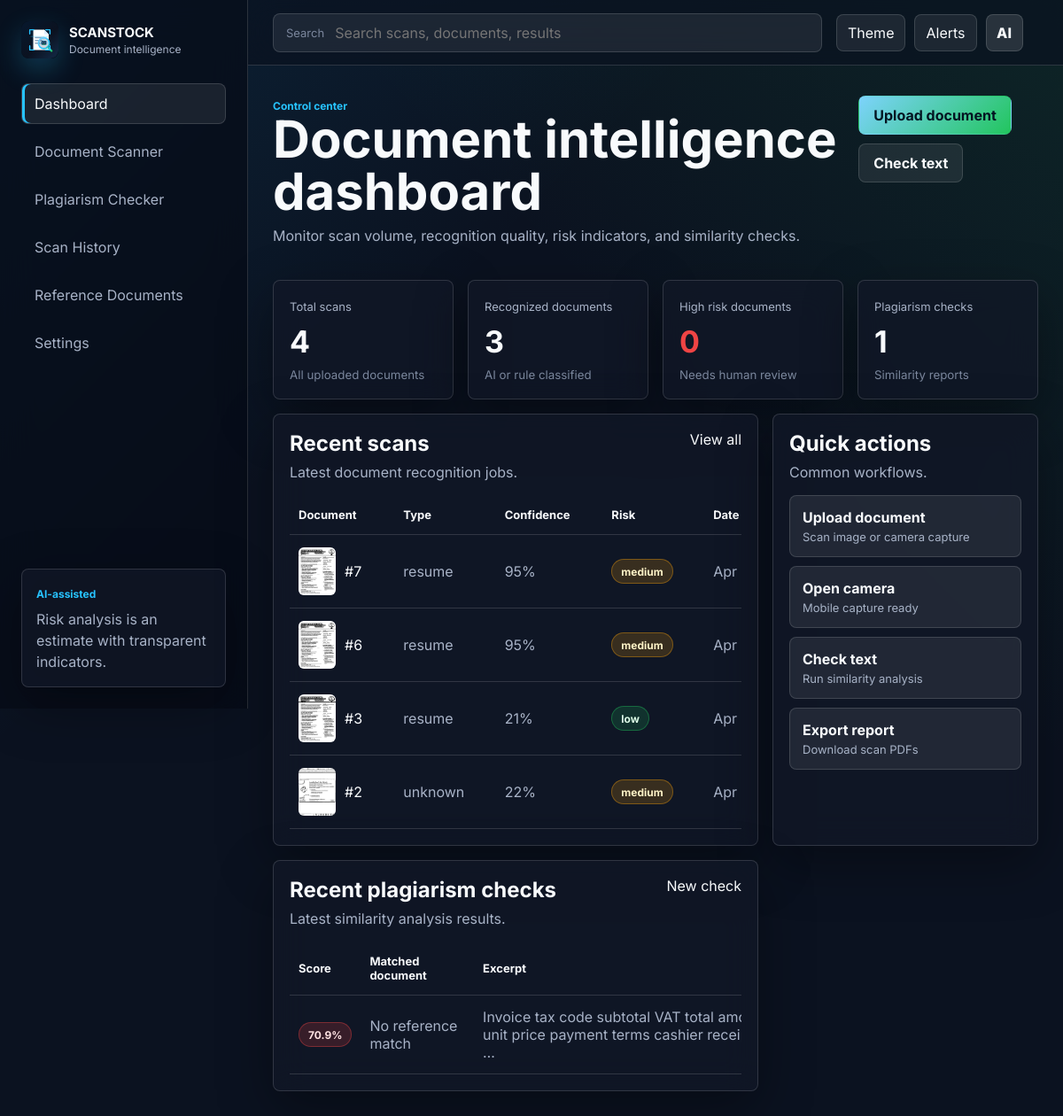
Page /dashboard/ on the earlier database version.
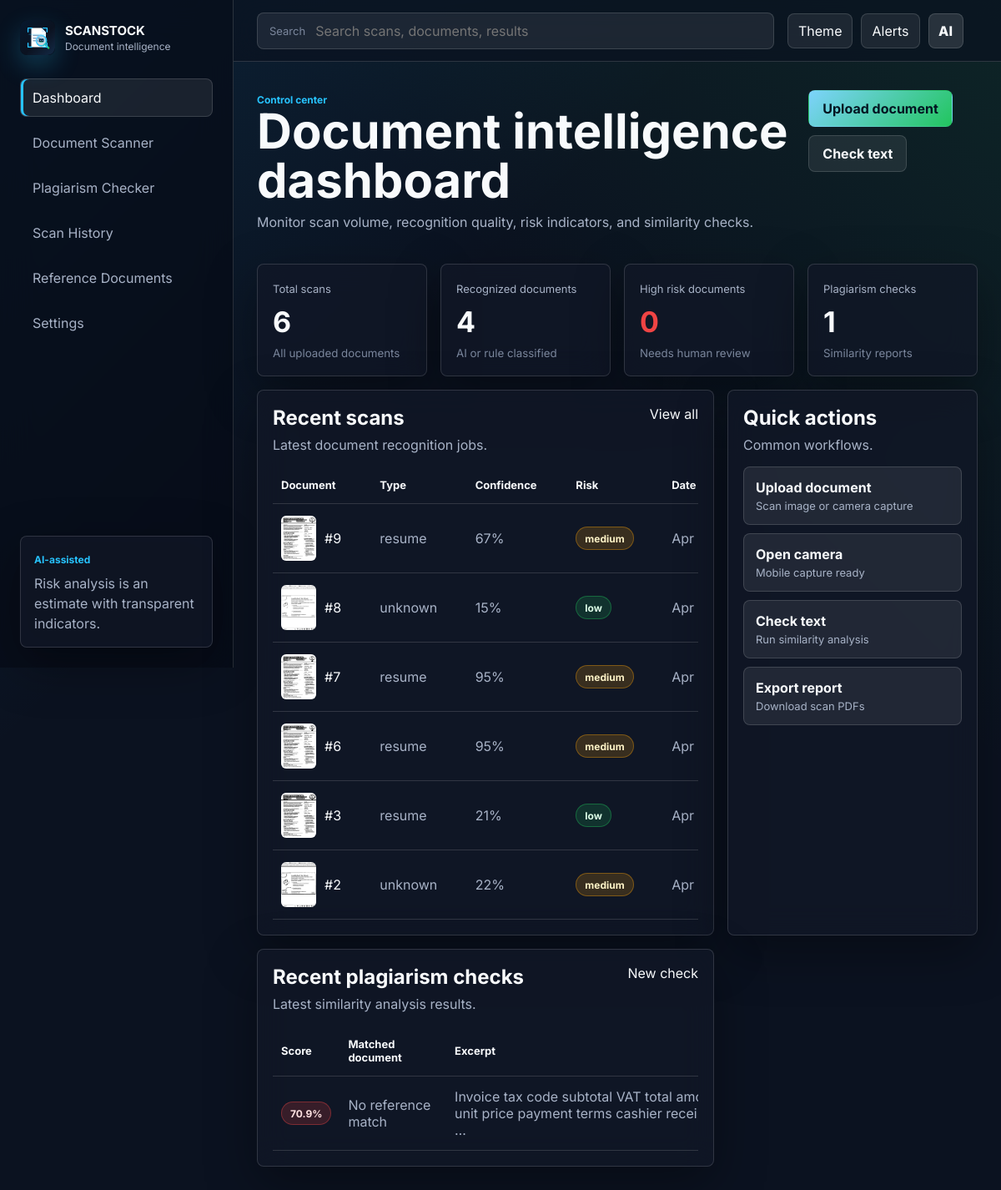
Same page on the later database version.
### scanner/models.py (models this page shows, shortened)
class ScanJob(models.Model):
    class Status(models.TextChoices):
        PENDING = "pending", "Pending"
        DONE = "done", "Done"
        FAILED = "failed", "Failed"
    class RiskLevel(models.TextChoices):
        LOW = "low", "Low"
        MEDIUM = "medium", "Medium"
        HIGH = "high", "High"
        UNKNOWN = "unknown", "Unknown"
    DOCUMENT_STATUS = [
        ("pending", "Pending"),
        ("done", "Done"),
        ("failed", "Failed"),
    ]
    original_image = models.ImageField(upload_to="scanner/originals/")
    scanned_image = models.ImageField(upload_to="scanner/results/", null=True, blank=True)
    pdf_file = models.FileField(upload_to="scanner/pdfs/", null=True, blank=True)
    ocr_text = models.TextField(blank=True)
    document_type = models.CharField(max_length=100, blank=True)
    document_confidence = models.FloatField(default=0)
    fake_risk_score = models.FloatField(default=0)
    fake_risk_level = models.CharField(max_length=50, blank=True)
    fake_reasons = models.JSONField(default=list, blank=True)
    quality_info = models.JSONField(default=dict, blank=True)
    boundary_info = models.JSONField(default=dict, blank=True)
    ocr_info = models.JSONField(default=dict, blank=True)
    classification_info = models.JSONField(default=dict, blank=True)
    manual_review_recommended = models.BooleanField(default=False)
    status = models.CharField(max_length=20, choices=Status.choices, default=Status.PENDING)
    error_message = models.TextField(blank=True)
    created_at = models.DateTimeField(auto_now_add=True)
    updated_at = models.DateTimeField(auto_now=True)

### plagiarism/models.py (models this page shows, shortened)
class PlagiarismCheck(models.Model):
    input_text = models.TextField()
    similarity_percent = models.FloatField(default=0)
    matched_document = models.ForeignKey(
        ReferenceDocument,
        on_delete=models.SET_NULL,
        null=True,
        blank=True,
        related_name="checks",
    )
    matched_excerpt = models.TextField(blank=True)
    fuzzy_score = models.FloatField(default=0)
    tfidf_score = models.FloatField(default=0)
    created_at = models.DateTimeField(auto_now_add=True)
    class Meta:
        ordering = ["-created_at"]

### scanstock/views.py (the view)
# urls.py: path("dashboard/", views.dashboard, name="dashboard"),
def dashboard(request):
    total_scans = ScanJob.objects.count()
    recognized_documents = ScanJob.objects.exclude(document_type__in=["", "unknown"]).count()
    high_risk_documents = ScanJob.objects.filter(fake_risk_level="high").count()
    plagiarism_checks = PlagiarismCheck.objects.count()
    context = {
        "stats": {
            "total_scans": total_scans,
            "recognized_documents": recognized_documents,
            "high_risk_documents": high_risk_documents,
            "plagiarism_checks": plagiarism_checks,
        },
        "recent_scans": ScanJob.objects.order_by("-created_at")[:6],
        "recent_checks": PlagiarismCheck.objects.select_related("matched_document").order_by("-created_at")[:6],
    }
    return render(request, "dashboard.html", context)

### templates/dashboard.html (shortened to what this page needs)
{% extends "base.html" %}
{% block content %}
<div class="page-heading">
  <div>
    <span class="eyebrow">Control center</span>
    <h1>Document intelligence dashboard</h1>
    <p>Monitor scan volume, recognition quality, risk indicators, and similarity checks.</p>
  </div>
  <div class="page-actions">
    <a class="btn btn-primary" href="{% url 'scanner-page' %}">Upload document</a>
    <a class="btn btn-secondary" href="{% url 'plagiarism-page' %}">Check text</a>
  </div>
</div>
<div class="stats-grid">
  <article class="stat-card"><span>Total scans</span><strong>{{ stats.total_scans }}</strong><small>All uploaded documents</small></article>
  <article class="stat-card"><span>Recognized documents</span><strong>{{ stats.recognized_documents }}</strong><small>AI or rule classified</small></article>
  <article class="stat-card danger"><span>High risk documents</span><strong>{{ stats.high_risk_documents }}</strong><small>Needs human review</small></article>
  <article class="stat-card"><span>Plagiarism checks</span><strong>{{ stats.plagiarism_checks }}</strong><small>Similarity reports</small></article>
</div>
<div class="dashboard-grid">
  <section class="panel panel-large">
    <div class="panel-header">
      <div><h2>Recent scans</h2><p>Latest document recognition jobs.</p></div>
      <a href="{% url 'history' %}">View all</a>
    </div>
    <div class="table-wrap">
      <table class="data-table">
        <thead><tr><th>Document</th><th>Type</th><th>Confidence</th><th>Risk</th><th>Date</th></tr></thead>
        <tbody>
          {% for scan in recent_scans %}
          <tr>
            <td><div class="doc-cell">{% if scan.scanned_image %}<img src="{{ scan.scanned_image.url }}" alt="scan thumbnail">{% else %}<span class="thumb-empty"></span>{% endif %}<span>#{{ scan.id }}</span></div></td>
            <td>{{ scan.document_type|default:"unknown" }}</td>
            <td>{% widthratio scan.document_confidence 1 100 %}%</td>
            <td><span class="badge risk-{{ scan.fake_risk_level|default:'unknown' }}">{{ scan.fake_risk_level|default:"unknown" }}</span></td>
            <td>{{ scan.created_at|date:"M d, Y H:i" }}</td>
          </tr>
          {% empty %}
          <tr><td colspan="5"><div class="empty-state">No scan jobs yet. Upload a document to begin.</div></td></tr>
          {% endfor %}
        </tbody>
      </table>
    </div>
  </section>
  <section class="panel">
    <div class="panel-header"><div><h2>Quick actions</h2><p>Common workflows.</p></div></div>
    <div class="quick-actions">
      <a href="{% url 'scanner-page' %}">Upload document<span>Scan image or camera capture</span></a>
      <a href="{% url 'scanner-page' %}">Open camera<span>Mobile capture ready</span></a>
      <a href="{% url 'plagiarism-page' %}">Check text<span>Run similarity analysis</span></a>
      <a href="{% url 'history' %}">Export report<span>Download scan PDFs</span></a>
    </div>
  </section>
  <section class="panel panel-large">
    <div class="panel-header">
      <div><h2>Recent plagiarism checks</h2><p>Latest similarity analysis results.</p></div>
      <a href="{% url 'plagiarism-page' %}">New check</a>
    </div>
    <div class="table-wrap">
      <table class="data-table">
        <thead><tr><th>Score</th><th>Matched document</th><th>Excerpt</th><th>Date</th></tr></thead>
        <tbody>
          {% for check in recent_checks %}
          <tr>
            <td><span class="badge {% if check.similarity_percent > 60 %}risk-high{% elif check.similarity_percent > 25 %}risk-medium{% else %}risk-low{% endif %}">{{ check.similarity_percent|floatformat:1 }}%</span></td>
            <td>{{ check.matched_document.title|default:"No reference match" }}</td>
            <td>{{ check.matched_excerpt|truncatechars:90|default:"No excerpt available" }}</td>
          </tr>
          {% empty %}
          <tr><td colspan="4"><div class="empty-state">No plagiarism checks yet.</div></td></tr>
          {% endfor %}
        </tbody>
      </table>
    </div>
  </section>
</div>
{% endblock %}

Differences in the rows shown:
added ScanJob: scanned_image (picture), id "9", document_type "resume", document_confidence "67", fake_risk_level "medium", created_at "Apr…"
added ScanJob: scanned_image (picture), id "8", document_type "unknown", document_confidence "15", fake_risk_level "low", created_at "Apr…"
Other differences:
{{ stats.total_scans }}: "4" → "6"
{{ stats.recognized_documents }}: "3" → "4"
